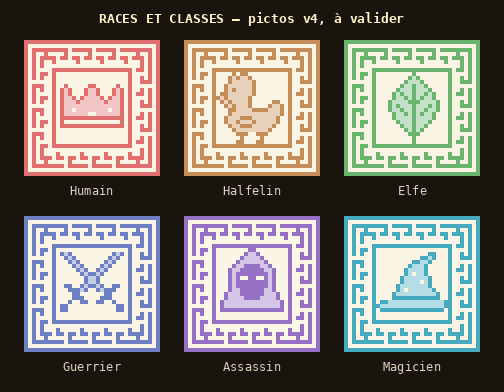

Reproduce this figure in Python.
"""Pictos de race et de classe v4 (Thomas, 2026-11-12 : « halfelin, mets plutôt une poule en logo ») ; v3 (Thomas : « refais humain et halfelin », « guerrier : 2 épées plutôt ») ; base v2 (Thomas, 2026-11-11 : « inspire-toi plutôt de ça », image de tuiles pastel à cadre en
méandres). On reprend l'idée (tuile carrée, cadre à méandres, un symbole au centre, une couleur pastel par tuile), pas le
dessin. 34 × 34 pixels. Écrit art/pictos_race_classe_v4.png. Lancer depuis la racine du dépôt.
"""
import os, sys
sys.path.insert(0, os.path.dirname(os.path.abspath(__file__)))
from PIL import Image, ImageDraw
from pix import font

N = 34
BG = (251, 245, 230)  # parchemin clair

# Motif de méandre (période 6, 4 de haut), répété le long de chaque bord.
KEY = ["#####.", "....#.", "##.##.", ".#...."]
CORNER = ["####", "#..#", "#.##", "#.#."]


def mix(c, t):
    return tuple(round(a + (255 - a) * t) for a in c)


SYMBOLS = {
    "humain": [  # buste
        "......######......", ".....########.....", "....##########....", "....##++++++##....",
        "....#++++++++#....", "....#+#++++#+#....", "....#++++++++#....", "....#+++##+++#....",
        ".....#++++++#.....", "......#++++#......", ".......####.......", ".......#++#.......",
        "...####++++####...", "..#++++++++++++#..", ".#++++++++++++++#.", ".#++++++++++++++#.",
        ".#++++++++++++++#.", ".################.",
    ],
    "halfelin": [  # grand pied poilu
        "..................", "..................", "...#.#.#..........", "..#+#+#+#.........",
        "..#+++++#.........", "..#+#+#+#.........", "..#+++++#.........", "..#+++++#.........",
        "..#+++++#.........", "..#++++++###......", "..#+++++++++#.#.#.", "..#++++++++++#+#+#",
        "..#++++++++++++++#", "..#++++++++++++++#", "...##############.", "..................",
        "..................", "..................",
    ],
    "elfe": [  # feuille
        ".........#........", "........#+#.......", ".......#+++#......", "......#++#++#.....",
        ".....#+++#+++#....", "....#+#++#++#+#...", "....#++#+#+#++#...", "...#++++###++++#..",
        "...#+#+++#+++#+#..", "...#++#++#++#++#..", "....#++#+#+#++#...", "....#++++#++++#...",
        ".....#+++#+++#....", "......#++#++#.....", ".......#+#+#......", "........###.......",
        ".........#........", ".........#........",
    ],
    "guerrier": [  # écu, l'épée en travers
        "........##........", ".......#**#.......", ".......#**#.......", ".......#**#.......",
        "..#####****#####..", "..#++++#**#++++#..", "..#++++#**#++++#..", "..#+##########+#..",
        "..#+#********#+#..", "..#+##########+#..", "..#++++#**#++++#..", "...#+++#**#+++#...",
        "...#+++#**#+++#...", "....#++#**#++#....", ".....#+#**#+#.....", "......#+##+#......",
        ".......#++#.......", "........##........",
    ],
    "assassin": [  # capuche, deux yeux dans l'ombre
        "........##........", ".......#++#.......", "......#++++#......", ".....#++++++#.....",
        "....#++####++#....", "...#++######++#...", "...#+########+#...", "...#+#..##..#+#...",
        "...#+########+#...", "...#+########+#...", "...#++######++#...", "..#+++######+++#..",
        "..#++++####++++#..", ".#++++++++++++++#.", ".#++++++++++++++#.", ".################.",
        "..................", "..................",
    ],
    "magicien": [  # chapeau étoilé
        "..................", ".............##...", "...........##+#...", ".........##++#....",
        "........#+++#.....", ".......#++++#.....", ".......#+*++#.....", "......#++++++#....",
        "......#++++*+#....", ".....#+++++++#....", ".....#+*++++++#...", "....#++++++++++#..",
        "....############..", ".##++++++++++++++#", "#++++++++++++++++#", ".################.",
        "..................", "..................",
    ],
}

COLORS = {  # une couleur pastel par tuile
    "humain": (226, 112, 112), "halfelin": (196, 140, 86), "elfe": (106, 180, 112),
    "guerrier": (110, 128, 196), "assassin": (150, 112, 196), "magicien": (70, 170, 190),
}
NAMES = {"humain": "Humain", "halfelin": "Halfelin", "elfe": "Elfe", "guerrier": "Guerrier", "assassin": "Assassin", "magicien": "Magicien"}


def pad(rows):
    """Centre un dessin de moins de 18 lignes."""
    top = (18 - len(rows)) // 2
    return ["." * 18] * top + rows + ["." * 18] * (18 - top - len(rows))


def outline(fill):
    """Grille 18 × 18 : les cases remplies deviennent « + », leur bord « # »."""
    out = []
    for y in range(18):
        row = ""
        for x in range(18):
            if (x, y) in fill:
                row += fill[(x, y)]
            elif any((x + dx, y + dy) in fill for dx in (-1, 0, 1) for dy in (-1, 0, 1)):
                row += "#"
            else:
                row += "."
        out.append(row)
    return out


def crossed_swords():
    """Deux épées croisées, pointes en haut : lame claire bordée de la couleur, garde en travers, poignée, pommeau."""
    g = [["."] * 18 for _ in range(18)]
    blades, solid = [], []
    for flip in (False, True):
        X = (lambda x: 17 - x) if flip else (lambda x: x)
        for k in range(1, 11):  # lame : la diagonale, d'une case de large après le croisement
            blades.append((X(k + 1), k))
        solid += [(X(x + d), y) for (x, y) in ((10, 13), (11, 12), (12, 11), (13, 10), (14, 9)) for d in (0, 1)]  # garde, épaisse
        solid += [(X(13), 12), (X(14), 13)]  # poignée
        solid += [(X(15), 14), (X(16), 14), (X(15), 15), (X(16), 15)]  # pommeau
    for (x, y) in blades:
        for dx in (-1, 1):
            if g[y][x + dx] == ".":
                g[y][x + dx] = "#"
    for (x, y) in blades:
        g[y][x] = "+"
    for (x, y) in solid:
        g[y][x] = "#"
    g[0][1] = g[0][16] = "."
    return ["".join(r) for r in g]


SYMBOLS["humain"] = pad([  # couronne
    "..#.....##.....#..",
    ".#+#...#++#...#+#.",
    ".#+#...#++#...#+#.",
    ".#++#.#++++#.#++#.",
    ".#+++#++++++#+++#.",
    ".#++++++++++++++#.",
    ".#++*++++++++*++#.",
    ".#++++++**++++++#.",
    ".################.",
    ".#**************#.",
    ".################.",
])
SYMBOLS["halfelin"] = pad([  # pipe fumante
    "...........#......",
    "..........#+#.....",
    "...........#.#....",
    "............#+#...",
    ".............#....",
    "..####............",
    ".#++++#...........",
    ".#++++#...........",
    ".#++++#######.....",
    ".#+++++++++++####.",
    "..#++++######+++#.",
    "...####......####.",
])
SYMBOLS["halfelin_b"] = pad([  # porte ronde
    ".....########.....",
    "...##++++++++##...",
    "..#++#++++++#++#..",
    ".#+++#++++++#+++#.",
    ".#+++#++++++#+++#.",
    "#++++#++++++#++++#",
    "#++++#++++++#*+++#",
    "#++++#++++++#++++#",
    "#++++#++++++#++++#",
    "#++++#++++++#++++#",
    "##################",
])
SYMBOLS["guerrier"] = crossed_swords()
SYMBOLS["halfelin"] = [  # poule (Thomas, 2026-11-12)
    "....#.##..........",
    "...#+#++#.........",
    "...#+++++#........",
    "..#++++++#........",
    "..#+#++++#........",
    ".##++++++#........",
    "#+#+++++#.........",
    ".#+#++++#.....##..",
    "..#+#+++#....#++#.",
    "...##++++####+++#.",
    "...#++++++++++++#.",
    "..#+++###++++++#..",
    "..#++#+++#+++++#..",
    "...#++###+++++#...",
    "....#++++++++#....",
    ".....###..###.....",
    "......#....#......",
    ".....##...##......",
]
COLORS["halfelin_b"] = COLORS["halfelin"]
NAMES["halfelin_b"] = "Halfelin (B)"
NAMES["halfelin"] = "Halfelin"
ORDER = ["humain", "halfelin", "elfe", "guerrier", "assassin", "magicien"]
for r in SYMBOLS.values():
    assert len(r) == 18 and all(len(x) == 18 for x in r), r


def tile(key):
    col, light = COLORS[key], mix(COLORS[key], 0.6)
    g = [[None] * N for _ in range(N)]
    for i in range(N):  # filet extérieur et intérieur
        for a, b in ((0, i), (N - 1, i), (i, 0), (i, N - 1)):
            g[a][b] = col
    for i in range(7, N - 7):
        for a, b in ((7, i), (N - 8, i), (i, 7), (i, N - 8)):
            g[a][b] = col
    L = N - 4  # bande de méandre, de 2 à N-3
    def put(x, y):
        g[y][x] = col
    for k in range(4, L - 4):
        for r in range(4):
            if KEY[r][(k - 4) % 6] == "#":
                put(2 + k, 2 + r)                 # haut
                put(N - 3 - k, N - 3 - r)         # bas
                put(N - 3 - r, 2 + k)             # droite
                put(2 + r, N - 3 - k)             # gauche
    for r in range(4):
        for c in range(4):
            if CORNER[r][c] == "#":
                put(2 + c, 2 + r); put(N - 3 - c, 2 + r); put(2 + c, N - 3 - r); put(N - 3 - c, N - 3 - r)
    for y, row in enumerate(SYMBOLS[key]):
        for x, ch in enumerate(row):
            if ch != ".":
                g[8 + y][8 + x] = {"#": col, "+": light, "*": BG}[ch]
    im = Image.new("RGB", (N, N), BG)
    for y in range(N):
        for x in range(N):
            if g[y][x]:
                im.putpixel((x, y), g[y][x])
    return im


if __name__ == "__main__":
    S = 4
    W = 24 + 3 * (N * S + 24)
    sheet = Image.new("RGB", (W, 40 + 2 * (N * S + 40)), (26, 20, 14))
    d = ImageDraw.Draw(sheet)
    d.text((W // 2, 18), "RACES ET CLASSES — pictos v4, à valider", fill=(255, 243, 200), font=font(13), anchor="mm")
    for k, key in enumerate(ORDER):
        x = 24 + (k % 3) * (N * S + 24)
        y = 40 + (k // 3) * (N * S + 40)
        sheet.paste(tile(key).resize((N * S, N * S), Image.NEAREST), (x, y))
        d.text((x + N * S // 2, y + N * S + 14), NAMES[key], fill=(220, 210, 190), font=font(12, False), anchor="mm")
    sheet.save("art/pictos_race_classe_v4.png")
    print("ok")
